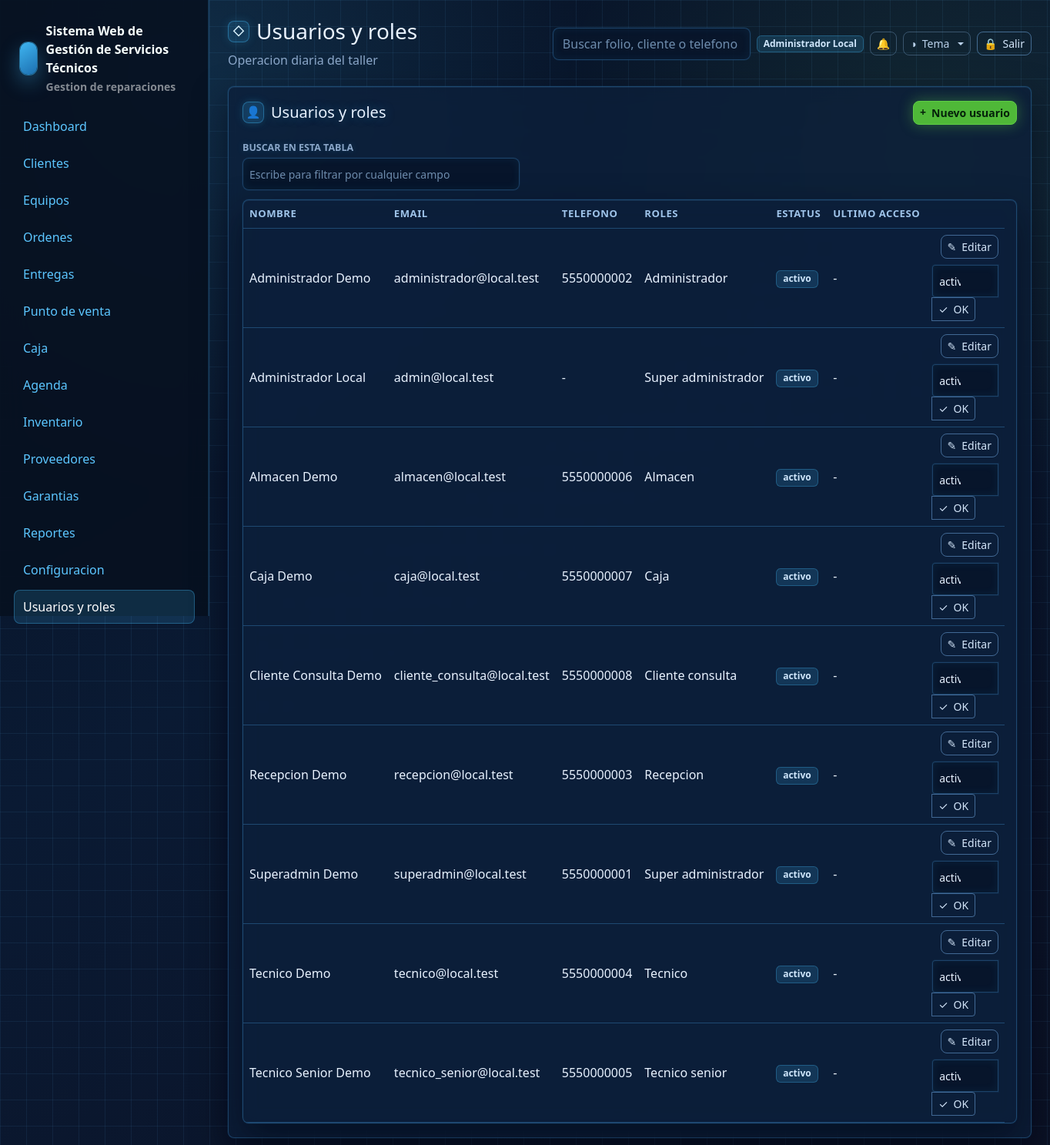
The page /usuarios (signed in) on the database its author committed.
### tables this page shows
CREATE TABLE users (
    id INT UNSIGNED AUTO_INCREMENT PRIMARY KEY,
    name VARCHAR(160) NOT NULL,
    email VARCHAR(190) NOT NULL UNIQUE,
    password VARCHAR(255) NOT NULL,
    phone VARCHAR(40) NULL,
    status ENUM('activo','inactivo','bloqueado') NOT NULL DEFAULT 'activo',
    last_login_at DATETIME NULL,
    created_at DATETIME NOT NULL DEFAULT CURRENT_TIMESTAMP,
    updated_at DATETIME NULL ON UPDATE CURRENT_TIMESTAMP,
    deleted_at DATETIME NULL
);

### resources/views/usuarios/index.php (the view, shortened to what the rows shown need)
<div class="glass-card">
    <?php $puedeAdministrarLicencia = (new \App\Services\LicenciaService())->usuarioActualEsLicenciante(); ?>
    <div class="d-flex justify-content-between align-items-center mb-3">
        <h2 class="h5 mb-0" data-icon="&#128100;">Usuarios y roles</h2>
        <a class="btn btn-primary btn-sm" data-icon="&#43;" href="<?= e(url('/usuarios/create')) ?>">Nuevo usuario</a>
    </div>
    <div class="table-wrap">
        <table class="table align-middle">
            <thead><tr><th>Nombre</th><th>Email</th><th>Telefono</th><th>Roles</th><th>Estatus</th><th>Ultimo acceso</th><th></th></tr></thead>
            <tbody>
            <?php foreach ($usuarios as $usuario): ?>
                <?php $esLicenciante = str_contains(',' . (string) ($usuario['role_names'] ?? '') . ',', ',licenciante,'); ?>
                <tr>
                    <td><?= e($usuario['name']) ?></td>
                    <td><?= e($usuario['email']) ?></td>
                    <td><?= e($usuario['phone'] ?: '-') ?></td>
                    <td><?= e($usuario['roles']) ?></td>
                    <td><span class="badge text-bg-light"><?= e($usuario['status']) ?></span></td>
                    <td><?= e($usuario['last_login_at'] ? fechaHumana($usuario['last_login_at']) : '-') ?></td>
                    <td class="text-end">
                        <div class="d-flex gap-2 justify-content-end flex-wrap">
                            <?php if (!$esLicenciante || $puedeAdministrarLicencia): ?>
                                <a class="btn btn-outline-dark btn-sm" data-icon="&#9998;" href="<?= e(url('/usuarios/' . $usuario['id'] . '/edit')) ?>">Editar</a>
                            <?php endif; ?>
                            <?php if (!$esLicenciante || $puedeAdministrarLicencia): ?>
                                <form method="post" action="<?= e(url('/usuarios/' . $usuario['id'] . '/status')) ?>">
                                    <div class="input-group input-group-sm">
                                        <select class="form-select" name="status">
                                            <?php foreach (['activo','inactivo','bloqueado'] as $status): ?>
                                                <option value="<?= e($status) ?>" <?= $usuario['status'] === $status ? 'selected' : '' ?>><?= e($status) ?></option>
                                            <?php endforeach; ?>
                                        </select>
                                        <button class="btn btn-outline-dark" data-icon="&#10003;">OK</button>
                                    </div>
                                </form>
                            <?php else: ?>
                                <span class="badge text-bg-warning">Protegido</span>
                            <?php endif; ?>
                        </div>
                    </td>
                </tr>
            <?php endforeach; ?>
            </tbody>
        </table>
    </div>
</div>

### app/Core/Router.php (shortened to what the rows shown need)
<?php
final class Router
{
    private array $routes = [];
    private function add(string $method, string $path, callable|array $handler): void
    {
        $pattern = preg_replace('#\{([a-zA-Z_][a-zA-Z0-9_]*)\}#', '(?P<$1>[^/]+)', $path);
        $this->routes[] = [
            'method' => $method,
            'path' => $path,
            'pattern' => '#^' . $pattern . '$#',
            'handler' => $handler,
        ];
    }
    public function dispatch(Request $request): void
    {
        foreach ($this->routes as $route) {
            if ($route['method'] !== $request->method()) {
                continue;
            }
            if (preg_match($route['pattern'], $request->path(), $matches)) {
                $params = array_filter($matches, 'is_string', ARRAY_FILTER_USE_KEY);
                $handler = $route['handler'];
                if (is_array($handler)) {
                    [$class, $method] = $handler;
                    $controller = new $class();
                    $controller->{$method}($request, ...array_values($params));
                    return;
                }
                return;
            }
        }
    }
}

### resources/views/layouts/app.php (shortened to what the rows shown need)
<?php
$user = Auth::user();
$appConfig = require BASE_PATH . '/config/app.php';
$systemName = (string) ($appConfig['name'] ?? 'Servicio Tecnico');
$systemCurrency = 'MXN';
$businessLogo = '';
try {
    $cfg = new ConfiguracionService();
    $systemName = trim((string) $cfg->get('sistema.nombre', $systemName)) ?: $systemName;
    $systemCurrency = monedaSistema($systemCurrency);
    $businessLogo = config_asset_src((string) $cfg->get('negocio.logo_url', ''));
} catch (Throwable) {
    $businessLogo = '';
}
?>
<!doctype html>
<html lang="es">
<head>
    <link href="https://cdn.jsdelivr.net/npm/bootstrap@5.3.3/dist/css/bootstrap.min.css" rel="stylesheet">
    <link href="<?= e(asset('css/app.css') . '?v=20260708-pos-modal-theme') ?>" rel="stylesheet">
    <link href="<?= e(asset('css/themes/crystal.css') . '?v=20260708-pos-modal-theme') ?>" rel="stylesheet">
    <link href="<?= e(asset('css/themes/dark.css') . '?v=20260708-pos-modal-theme') ?>" rel="stylesheet">
    <link href="<?= e(asset('css/themes/live.css') . '?v=20260708-pos-modal-theme') ?>" rel="stylesheet">
    <link href="<?= e(asset('css/themes/blueprint.css') . '?v=20260708-pos-modal-theme') ?>" rel="stylesheet">
</head>
<body data-currency="<?= e($systemCurrency) ?>">
<div class="app-shell">
    <aside class="sidebar" id="app-sidebar">
        <div class="brand">
            <?php if ($businessLogo !== ''): ?>
                <img class="brand-logo" src="<?= e($businessLogo) ?>" alt="<?= e($systemName) ?>">
            <?php else: ?>
                <div class="brand-mark"></div>
            <?php endif; ?>
            <div>
                <div><?= e($systemName) ?></div>
                <small class="text-white-50">Gestion de reparaciones</small>
            </div>
        </div>
        <nav class="nav flex-column">
            <?php foreach ([
                ['Dashboard', '/', 'dashboard'],
                ['Clientes', '/clientes', 'clientes'],
                ['Equipos', '/equipos', 'equipos'],
                ['Ordenes', '/ordenes', 'ordenes'],
                ['Entregas', '/entregas', 'ordenes'],
                ['Punto de venta', '/punto-venta', 'punto_venta'],
                ['Caja', '/caja', 'caja'],
                ['Agenda', '/agenda', 'agenda'],
                ['Inventario', '/inventario', 'inventario'],
                ['Proveedores', '/proveedores', 'proveedores'],
                ['Garantias', '/garantias', 'garantias'],
                ['Reportes', '/reportes', 'reportes'],
                ['Configuracion', '/configuracion', 'configuracion'],
                ['Usuarios y roles', '/usuarios', 'usuarios'],
                ['Licencia demo', '/licencia', 'licencias'],
            ] as [$label, $href, $module]): ?>
                <?php if (Auth::can($module, 'ver')): ?>
                    <a class="nav-link <?= e(is_active($href)) ?>" href="<?= e(url($href)) ?>"><?= e($label) ?></a>
                <?php endif; ?>
            <?php endforeach; ?>
        </nav>
    </aside>
    <main class="main">
        <header class="topbar">
            <div class="topbar-title">
                <h1 class="h3 mb-1" data-icon="&#9671;"><?= e($title ?? '') ?></h1>
                <div class="text-muted">Operacion diaria del taller</div>
            </div>
            <div class="d-flex align-items-center gap-2 topbar-actions">
                <form class="d-none d-md-block" action="<?= e(url('/ordenes')) ?>">
                    <input class="form-control" name="q" placeholder="Buscar folio, cliente o telefono">
                </form>
                <span class="badge text-bg-light topbar-user"><?= e($user['name'] ?? 'Usuario') ?></span>
                <div class="dropdown">
                    <button class="btn btn-outline-secondary btn-sm notif-bell" type="button" data-bs-toggle="dropdown" aria-expanded="false" aria-label="Notificaciones">
                        &#128276;
                    </button>
                </div>
                <div class="dropdown theme-switcher">
                    <button class="btn btn-outline-secondary btn-sm dropdown-toggle" type="button" data-bs-toggle="dropdown" aria-expanded="false" aria-label="Tema" data-icon="&#9681;"><span class="btn-label">Tema</span></button>
                </div>
                <form method="post" action="<?= e(url('/logout')) ?>">
                    <button class="btn btn-outline-dark btn-sm" aria-label="Salir" data-icon="&#128274;"><span class="btn-label">Salir</span></button>
                </form>
            </div>
        </header>
        <?= $content ?>
    </main>
</div>
</body>
</html>

### rows shown on the page
users: name "Administrador Local", email "admin@local.test", phone "-", roles "Super administrador", status "activo", last_login_at "-"
users: name "Administrador Demo", email "administrador@local.test", phone "5550000002", roles "Administrador", status "activo", last_login_at "-"
users: name "Almacen Demo", email "almacen@local.test", phone "5550000006", roles "Almacen", status "activo", last_login_at "-"
users: name "Caja Demo", email "caja@local.test", phone "5550000007", roles "Caja", status "activo", last_login_at "-"
users: name "Cliente Consulta Demo", email "cliente_consulta@local.test", phone "5550000008", roles "Cliente consulta", status "activo", last_login_at "-"
users: name "Recepcion Demo", email "recepcion@local.test", phone "5550000003", roles "Recepcion", status "activo", last_login_at "-"
users: name "Superadmin Demo", email "superadmin@local.test", phone "5550000001", roles "Super administrador", status "activo", last_login_at "-"
users: name "Tecnico Demo", email "tecnico@local.test", phone "5550000004", roles "Tecnico", status "activo", last_login_at "-"
users: name "Tecnico Senior Demo", email "tecnico_senior@local.test", phone "5550000005", roles "Tecnico senior", status "activo", last_login_at "-"

### other values the page prints
$systemName "Sistema Web de Gestión de Servicios Técnicos"
$label "Dashboard"
$label "Clientes"
$label "Equipos"
$label "Ordenes"
$label "Entregas"
$label "Punto de venta"
$label "Caja"
$label "Agenda"
$label "Inventario"
$label "Proveedores"
$label "Garantias"
$label "Reportes"
$label "Configuracion"
$label "Usuarios y roles"
